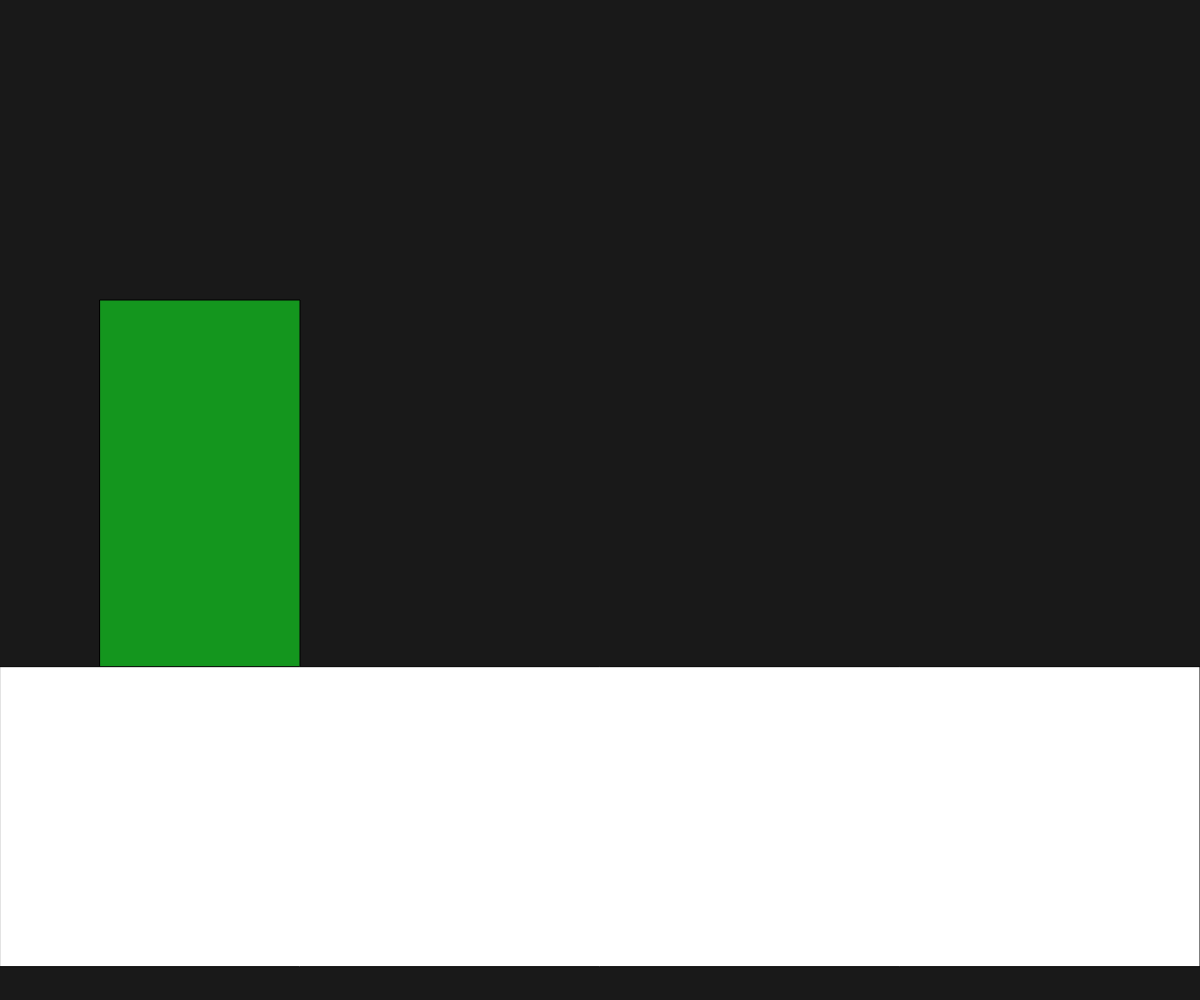
Frame 1 (no input)
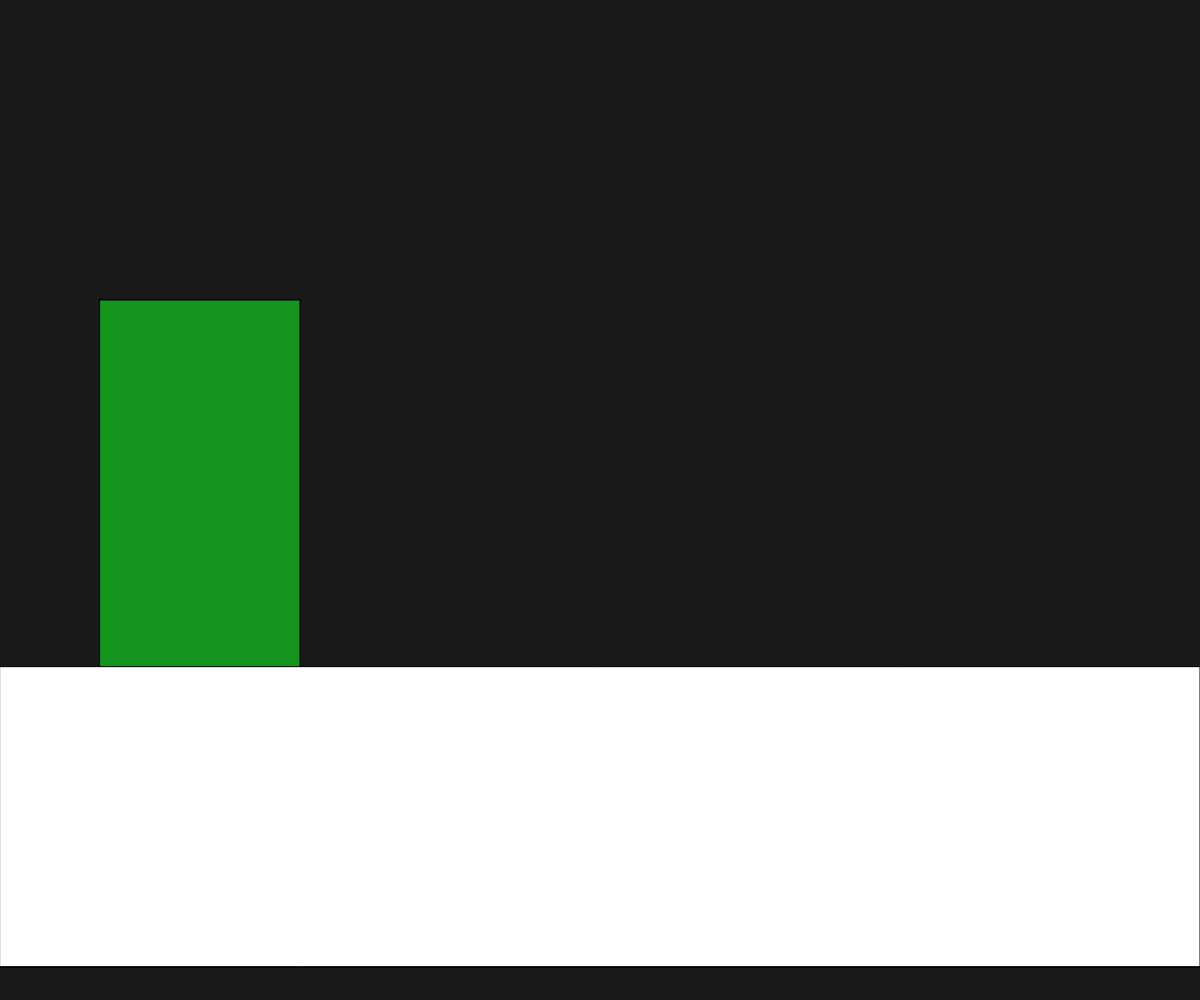
Frame 60 (no input)
Frame 120 (the mouse pressed at the canvas centre since frame 60): identical to frame 60, image omitted

The p5.js sketch that drew these frames (run headless with seeded random() and noise() and a simulated clock; from frame 60 on, the mouse is pressed at the canvas centre):

// p5.js sketch
// ── sketch.js

function setup() {
  createCanvas(innerWidth, innerHeight);
  background(25);
}

function draw() {

  fill(20, 150, 30); 
  rect(100, 300, 200, 400); 

  fill(255);
  rect(0, height/1.5, innerWidth, 300);

}
